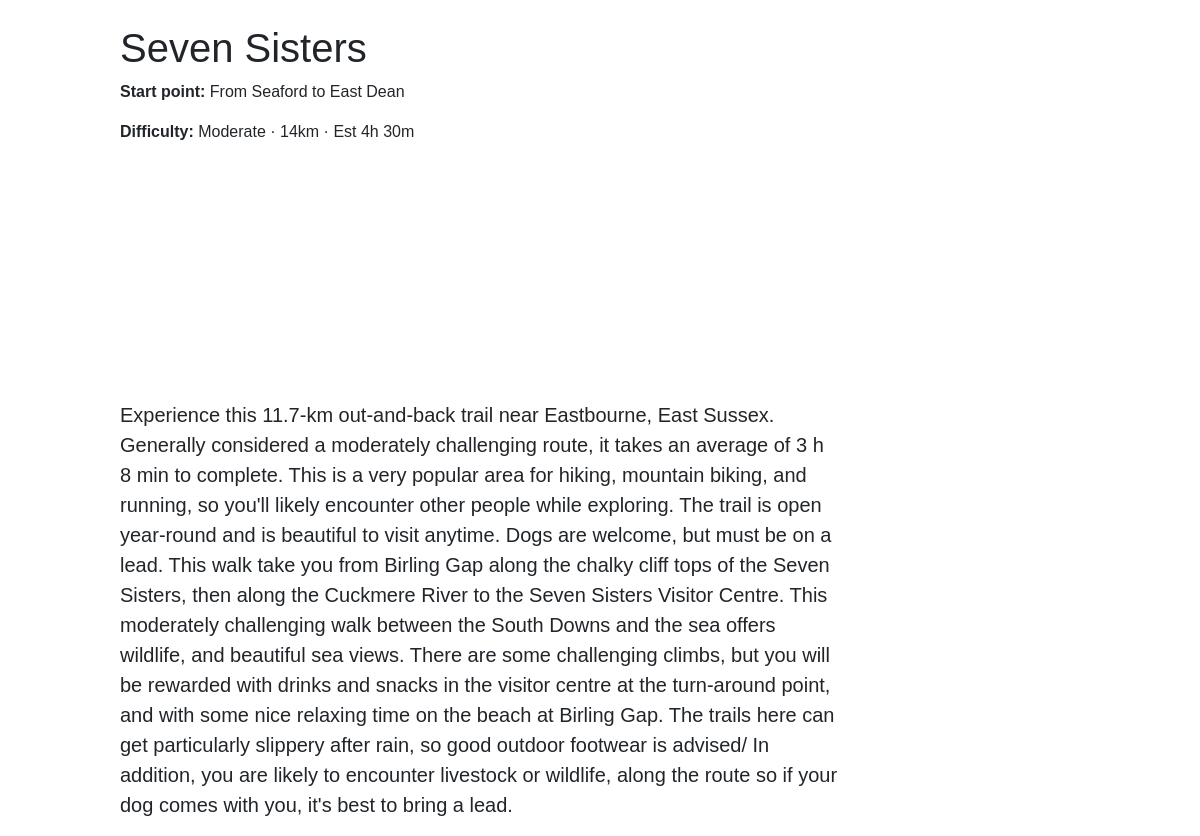
/places/seven-sisters-cliffs/, run on the app's committed database.
### places/models.py (models this page shows, shortened)
class Place(models.Model):
    name = models.CharField(max_length=100)
    address = models.CharField(max_length=50)
    image = models.ImageField(upload_to='places/')
    description = models.CharField(max_length=100)
    trails = models.TextField()
    slug = models.SlugField(unique=True)

### places/views.py (the view)
# urls.py: path('<slug:slug>/', views.place_detail, name='place_detail'),
def place_detail(request, slug):
    place = get_object_or_404(Place, slug=slug)
    return render(request, 'places/place_detail.html', {'place': place})

### places/templates/places/place_detail.html
{% extends 'main/layout.html' %}
{% block content %}
    <h1 class="name">{{ place.name }}</h1>
    <p class="startpoint"><strong>Start point:</strong> {{ place.address }}</p>
    <p class="difficulty" ><strong>Difficulty:</strong> {{ place.description }}</p>
    <p class="trails"> {{ place.trails }} </p>
{% endblock %}

### main/templates/main/layout.html (shortened to what this page needs)
<!doctype html>
{% load static %}
<html lang="en">
<head>
    <link rel="stylesheet" href="https://cdn.jsdelivr.net/npm/bootstrap@5.3.3/dist/css/bootstrap.min.css">
    <link rel="stylesheet" href="{% static 'main/css/main.css' %}">
<body>
    <header class="site-header">
        <ul class="nav">
            <li class="dropdown">
            <a href="#" class="header-link">Explore</a>
        </li>
        <li class="dropdown">
          <a href="#" class="header-link">Saved</a>
        </li>
        <li><a href="{% url 'about' %}" class="header-link">About</a></li>
      </ul>
      <ul class="reg">
            {% if user.is_authenticated %}
                <a href="{% url 'logout' %}" class="loginbutton">Log out </a>
                <a href="{% url 'profile' %}" class="signupbutton">My profile</a>
            {% else %}
                <a href="{% url 'login' %}" class="loginbutton">Log in</a>
                <a href="{% url 'signup' %}" class="signupbutton">Sign up</a>
            {% endif %}
      </ul>
    </header>
        <main>
          {% block content %}
          {% endblock %}
        </main>
</body>
</html>

### main/static/main/css/main.css (style rules this page uses)
.loginbutton { color: white; padding: 3px 7px; text-decoration: none; font-size: 16px; font-weight: bold; top: 17px; right: 160px; position: absolute; }
.signupbutton { position: absolute; color: white; padding: 3px 7px; text-decoration: none; font-size: 16px; font-weight: bold; top: 17px; right: 50px; }
.header-link { position: absolute; top: 17px; color: white; text-decoration: none; }
.site-header { display: inline-block; font-family: "Source Code Pro", monospace; }
.nav { list-style: none; display: flex; gap: 120px; padding: 1px; position: absolute; left:55%; margin-top: 5px; font-weight: bold; }
.nav li a { text-decoration: none; color: white; font-weight: bold; font-size: 16px; }
.trails { font-size: 20px; padding-left: 10%; padding-right: 30%; padding-top: 20%; }
.name, .difficulty, .startpoint { padding-left: 10%; }
* { margin: 0; padding: 0; box-sizing: border-box; font-family: 'Poppins', sans-serif; }

### data on the page
Place: name "Seven Sisters", address "From Seaford to East Dean", description "Moderate · 14km · Est 4h 30m", trails "Experience this 11.7-km out-and-back trail near Eastbourne, East Sussex. Generally considered a moderately challenging route, it takes an average of 3 h 8 min to complete. This is a very popular area for hiking, mountain biking, and running, so you'll likely encounter other people while exploring. The trail is open year-round and is beautiful to visit anytime. Dogs are welcome, but must be on a lead. This walk take you from Birling Gap along the chalky cliff tops of the Seven Sisters, then along the Cuckmere River to the Seven Sisters Visitor Centre. This moderately challenging walk between the South Downs and the sea offers wildlife, and beautiful sea views. There are some challenging…"
